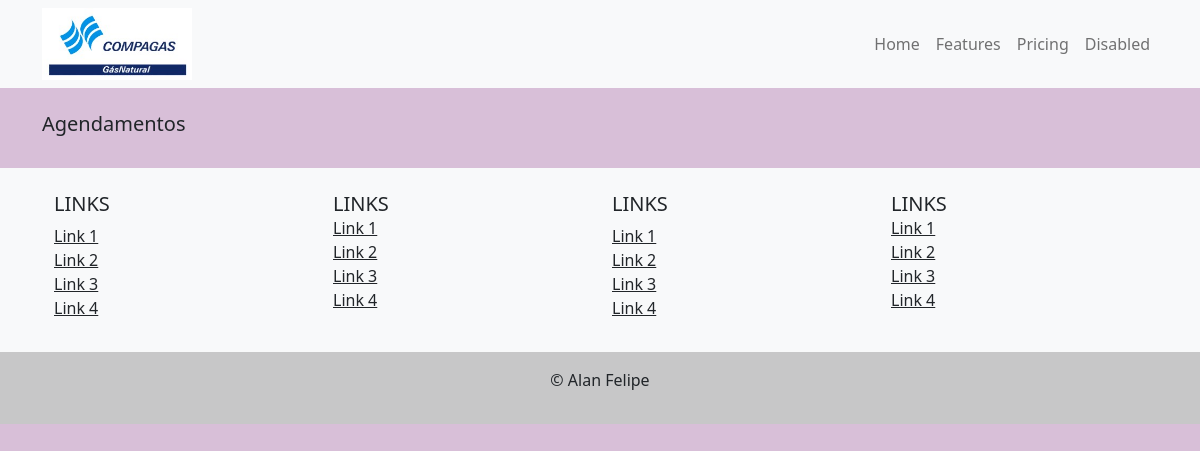
Before: /agenda/ with the older database file.
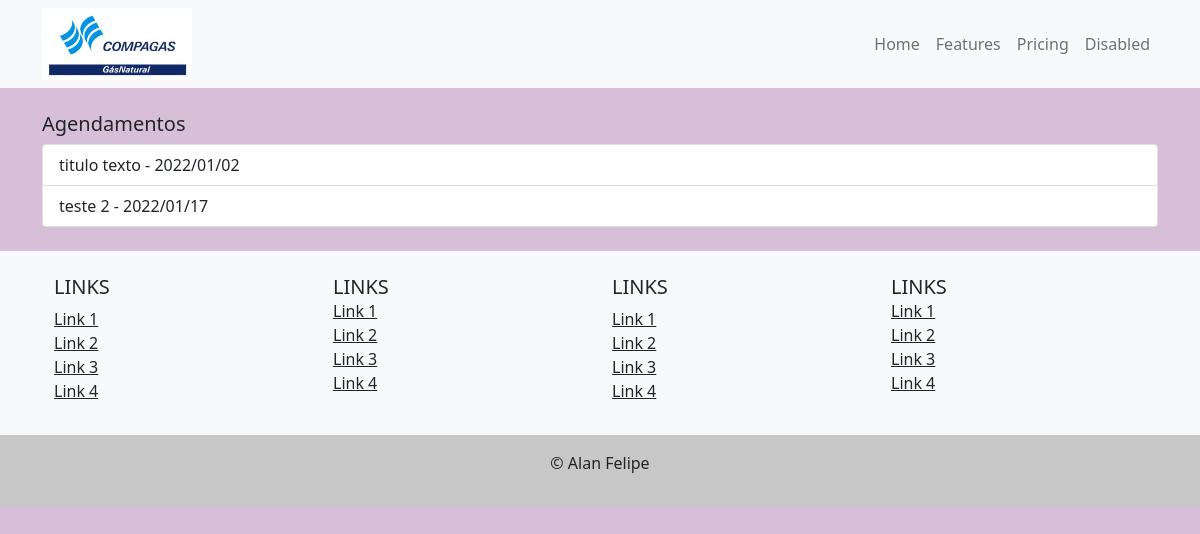
After: the same page with the newer database file.
### polls/models.py (models this page shows, shortened)
class Evento(models.Model):
    titulo = models.CharField(max_length=100)
    descrição = models.TextField(blank=True, null=True)
    data_evento = models.DateField(verbose_name='Data do evento')
    data_criação = models.DateField(auto_now=True, verbose_name='Data da criação')
    usuario = models.ForeignKey(User, on_delete=models.CASCADE)
    class Meta:
        db_table = 'evento'
    def get_data_evento(self):
        return self.data_evento.strftime('%Y/%m/%d')

### polls/views.py (the view)
# urls.py: path('agenda/', views.lista_eventos),
def lista_eventos(request):
    evento = Evento.objects.all()    #filter(usuario=usuario)
    dados = {'eventos' :evento}
    return render(request, 'agenda.html', dados)

### templates/agenda.html
{% extends "page.html" %}
{% block content %}
    <h5>Agendamentos</h5>
    <ul class="list-group">
        {% for evento in eventos %}
            <li class="list-group-item">{{ evento.titulo }} - {{ evento.get_data_evento }}</li>
        {% endfor %}
    </ul>
{% endblock %}

Changed rows visible on the page:
added Evento: titulo "titulo texto", get_data_evento "2022/01/02"
added Evento: titulo "teste 2", get_data_evento "2022/01/17"
